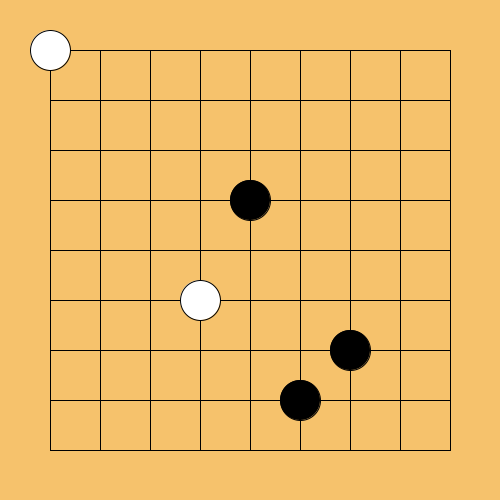
Frame 1 (no input)
Frame 60 (the mouse pressed at the canvas centre just before this capture): identical to frame 1, image omitted
Frame 120 (the mouse held since frame 60 and released just before this capture): identical to frame 1, image omitted

The Processing sketch that drew this single still picture (run headless with seeded random() and noise(); from frame 60 on, the mouse is pressed at the canvas centre):

// Processing sketch: week04_go_4_playGo
// ── week04_go_4_playGo.pde
void setup(){
  size(500,500);
}
int [][]go={
  {2,0,0,0,0,0,0,0,0},
  {0,0,0,0,0,0,0,0,0},
  {0,0,0,0,0,0,0,0,0},
  {0,0,0,0,0,2,0,0,0},
  {0,0,0,1,0,0,0,0,0},
  {0,0,0,0,0,0,0,1,0},
  {0,0,0,0,0,0,1,0,0},
  {0,0,0,0,0,0,0,0,0},
  {0,0,0,0,0,0,0,0,0}
};
void draw(){
  background(246,194,108);
  for(int i=1;i<=9;i++){
    line(50,50*i,450,50*i);
    line(50*i,50,50*i,450);
  }
  for(int x=0;x<9;x++){
    for(int y=0;y<9;y++){
      if(go[x][y]==1){
        fill(#000000);
        ellipse(50+x*50,50+y*50,40,40);
      }else if(go[x][y]==2){
        fill(#FFFFFF);
        ellipse(50+x*50,50+y*50,40,40);
      }
    }
  }
}
